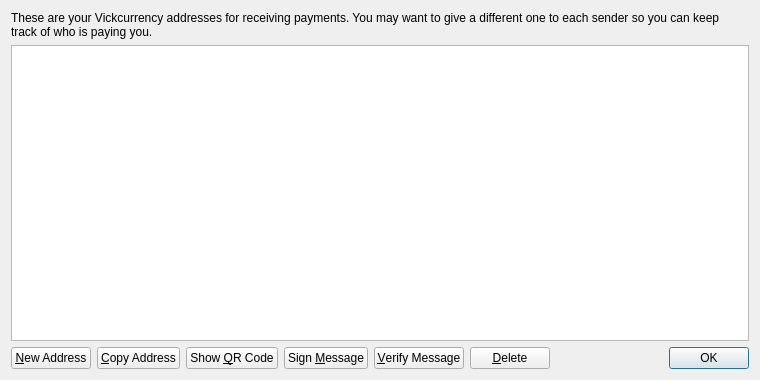
<?xml version="1.0" encoding="UTF-8"?>
<ui version="4.0">
 <class>AddressBookPage</class>
 <widget class="QWidget" name="AddressBookPage">
  <property name="geometry">
   <rect>
    <x>0</x>
    <y>0</y>
    <width>760</width>
    <height>380</height>
   </rect>
  </property>
  <property name="windowTitle">
   <string>Address Book</string>
  </property>
  <layout class="QVBoxLayout" name="verticalLayout">
   <item>
    <widget class="QLabel" name="labelExplanation">
     <property name="text">
      <string>These are your Vickcurrency addresses for receiving payments. You may want to give a different one to each sender so you can keep track of who is paying you.</string>
     </property>
     <property name="textFormat">
      <enum>Qt::PlainText</enum>
     </property>
     <property name="wordWrap">
      <bool>true</bool>
     </property>
    </widget>
   </item>
   <item>
    <widget class="QTableView" name="tableView">
     <property name="contextMenuPolicy">
      <enum>Qt::CustomContextMenu</enum>
     </property>
     <property name="toolTip">
      <string>Double-click to edit address or label</string>
     </property>
     <property name="tabKeyNavigation">
      <bool>false</bool>
     </property>
     <property name="selectionMode">
      <enum>QAbstractItemView::SingleSelection</enum>
     </property>
     <property name="selectionBehavior">
      <enum>QAbstractItemView::SelectRows</enum>
     </property>
     <property name="sortingEnabled">
      <bool>true</bool>
     </property>
     <attribute name="verticalHeaderVisible">
      <bool>false</bool>
     </attribute>
    </widget>
   </item>
   <item>
    <layout class="QHBoxLayout" name="horizontalLayout">
     <item>
      <widget class="QPushButton" name="newAddressButton">
       <property name="toolTip">
        <string>Create a new address</string>
       </property>
       <property name="text">
        <string>&amp;New Address</string>
       </property>
      </widget>
     </item>
     <item>
      <widget class="QPushButton" name="copyToClipboard">
       <property name="toolTip">
        <string>Copy the currently selected address to the system clipboard</string>
       </property>
       <property name="text">
        <string>&amp;Copy Address</string>
       </property>
      </widget>
     </item>
     <item>
      <widget class="QPushButton" name="showQRCode">
       <property name="text">
        <string>Show &amp;QR Code</string>
       </property>
      </widget>
     </item>
     <item>
      <widget class="QPushButton" name="signMessage">
       <property name="toolTip">
        <string>Sign a message to prove you own a Vickcurrency address</string>
       </property>
       <property name="text">
        <string>Sign &amp;Message</string>
       </property>
      </widget>
     </item>
     <item>
      <widget class="QPushButton" name="verifyMessage">
       <property name="toolTip">
        <string>Verify a message to ensure it was signed with a specified Vickcurrency address</string>
       </property>
       <property name="text">
        <string>&amp;Verify Message</string>
       </property>
      </widget>
     </item>
     <item>
      <widget class="QPushButton" name="deleteButton">
       <property name="toolTip">
        <string>Delete the currently selected address from the list</string>
       </property>
       <property name="text">
        <string>&amp;Delete</string>
       </property>
      </widget>
     </item>
     <item>
      <spacer name="horizontalSpacer">
       <property name="orientation">
        <enum>Qt::Horizontal</enum>
       </property>
       <property name="sizeHint" stdset="0">
        <size>
         <width>40</width>
         <height>20</height>
        </size>
       </property>
      </spacer>
     </item>
     <item>
      <widget class="QDialogButtonBox" name="buttonBox">
       <property name="sizePolicy">
        <sizepolicy hsizetype="Maximum" vsizetype="Fixed">
         <horstretch>0</horstretch>
         <verstretch>0</verstretch>
        </sizepolicy>
       </property>
       <property name="standardButtons">
        <set>QDialogButtonBox::Ok</set>
       </property>
      </widget>
     </item>
    </layout>
   </item>
  </layout>
 </widget>
 <resources>
  <include location="../bitcoin.qrc"/>
 </resources>
 <connections/>
</ui>
